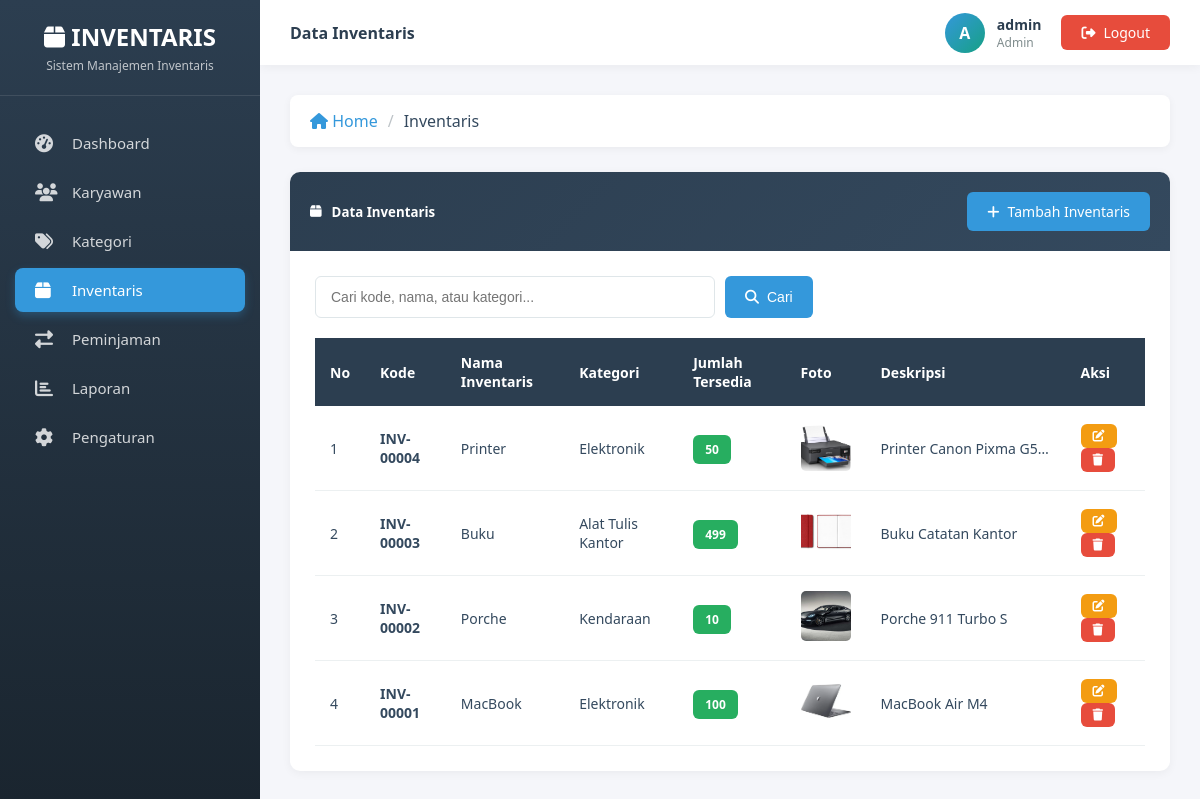
Page /inventaris/index.php (signed in) on the committed database.
### tables this page shows
CREATE TABLE `inventaris` (
  `id` int(11) NOT NULL,
  `kode_inventaris` varchar(20) NOT NULL,
  `nama_inventaris` varchar(100) NOT NULL,
  `kategori_id` int(11) NOT NULL,
  `jumlah_tersedia` int(11) NOT NULL DEFAULT 0,
  `foto` varchar(100) DEFAULT NULL,
  `deskripsi` text DEFAULT NULL
);

CREATE TABLE `kategori` (
  `id` int(11) NOT NULL,
  `nama_kategori` varchar(100) NOT NULL
);

### config/database.php (called while the page is built, shortened)
<?php
class Database {
    private static $instance = null;
    private $conn;
    private function __construct() {
        try {
            $this->conn = new mysqli(
                $_ENV['DB_HOST'],
                $_ENV['DB_USER'],
                $_ENV['DB_PASSWORD'],
                $_ENV['DB_NAME'],
                $_ENV['DB_PORT']
            );
            $this->conn->set_charset("utf8mb4");
        } catch (Exception $e) {
            die("Database Error: " . $e->getMessage());
        }
    }
    public static function getInstance() {
        if (self::$instance === null) {
            self::$instance = new self();
        }
        return self::$instance;
    }
    public function getConnection() {
        return $this->conn;
    }
}
?>

### lib/functions.php (called while the page is built, shortened)
<?php
require_once __DIR__ . '/../config/database.php';
class Functions {
    public function getBasePath() {
        return $_ENV['BASE_PATH'];
    }
}
?>

### lib/auth.php (called while the page is built, shortened)
<?php
require_once __DIR__ . '/../config/database.php';
class Auth {
    public function isLoggedIn() {
        return isset($_SESSION['logged_in']) && $_SESSION['logged_in'] === true;
    }
    public function getUser() {
        if ($this->isLoggedIn()) {
            return [
                'id' => $_SESSION['user_id'],
                'username' => $_SESSION['username'],
                'role' => $_SESSION['role'],
                'departemen' => $_SESSION['departemen']
            ];
        }
        return null;
    }
    public function isAdmin() {
        return isset($_SESSION['role']) && $_SESSION['role'] === 'admin';
    }
}
?>

### inventaris/index.php (the view, shortened to what this page needs)
<?php
$pageTitle = 'Data Inventaris';
$breadcrumbs = [
    ['title' => 'Inventaris', 'url' => '#']
];
require_once __DIR__ . '/../views/header.php';
$db = Database::getInstance()->getConnection();
$search = isset($_GET['search']) ? $db->real_escape_string($_GET['search']) : '';
$query = "SELECT i.*, k.nama_kategori
          FROM inventaris i
          JOIN kategori k ON i.kategori_id = k.id";
$query .= " ORDER BY i.id DESC";
$result = $db->query($query);
?>
<?php include __DIR__ . '/../views/sidebar.php'; ?>
<?php include __DIR__ . '/../views/topnav.php'; ?>
<div class="main-content">
    <?php include __DIR__ . '/../views/breadcrumb.php'; ?>
    <div class="card">
        <div class="card-header">
            <h5><i class="fas fa-box"></i> Data Inventaris</h5>
            <?php if ($auth->isAdmin()): ?>
                <a href="add.php" class="btn btn-primary">
                    <i class="fas fa-plus"></i> Tambah Inventaris
                </a>
            <?php endif; ?>
        </div>
        <div class="card-body">
            <form method="GET" action="" style="margin-bottom: 20px;">
                <div style="display: flex; gap: 10px;">
                    <input type="text" name="search" class="form-control" placeholder="Cari kode, nama, atau kategori..." value="<?php echo htmlspecialchars($search); ?>" style="max-width: 400px;">
                    <button type="submit" class="btn btn-primary">
                        <i class="fas fa-search"></i> Cari
                    </button>
                </div>
            </form>
            <div class="table-responsive">
                <table>
                    <thead>
                        <tr>
                            <th>No</th>
                            <th>Kode</th>
                            <th>Nama Inventaris</th>
                            <th>Kategori</th>
                            <th>Jumlah Tersedia</th>
                            <th>Foto</th>
                            <th>Deskripsi</th>
                            <?php if ($auth->isAdmin()): ?>
                                <th>Aksi</th>
                            <?php endif; ?>
                        </tr>
                    </thead>
                    <tbody>
                        <?php if ($result && $result->num_rows > 0): ?>
                            <?php $no = 1; ?>
                            <?php while ($row = $result->fetch_assoc()): ?>
                                <tr>
                                    <td><?php echo $no++; ?></td>
                                    <td><strong><?php echo htmlspecialchars($row['kode_inventaris']); ?></strong></td>
                                    <td><?php echo htmlspecialchars($row['nama_inventaris']); ?></td>
                                    <td><?php echo htmlspecialchars($row['nama_kategori']); ?></td>
                                    <td>
                                        <span class="badge <?php echo $row['jumlah_tersedia'] == 0 ? 'bg-danger' : ($row['jumlah_tersedia'] <= 5 ? 'bg-warning' : 'bg-success'); ?>">
                                            <?php echo $row['jumlah_tersedia']; ?>
                                        </span>
                                    </td>
                                    <td>
                                        <?php if ($row['foto']): ?>
                                            <img src="<?php echo $basePath; ?>/uploads/<?php echo htmlspecialchars($row['foto']); ?>" alt="Foto" style="width: 50px; height: 50px; object-fit: cover; border-radius: 5px;">
                                        <?php else: ?>
                                            <span style="color: #7f8c8d;">-</span>
                                        <?php endif; ?>
                                    </td>
                                    <td style="max-width: 200px; overflow: hidden; text-overflow: ellipsis; white-space: nowrap;">
                                        <?php echo $row['deskripsi'] ? htmlspecialchars($row['deskripsi']) : '-'; ?>
                                    </td>
                                    <?php if ($auth->isAdmin()): ?>
                                        <td>
                                            <a href="edit.php?id=<?php echo $row['id']; ?>" class="btn btn-sm btn-warning">
                                                <i class="fas fa-edit"></i>
                                            </a>
                                            <a href="delete.php?id=<?php echo $row['id']; ?>" class="btn btn-sm btn-danger" onclick="return confirmDelete()">
                                                <i class="fas fa-trash"></i>
                                            </a>
                                        </td>
                                    <?php endif; ?>
                                </tr>
                            <?php endwhile; ?>
                        <?php endif; ?>
                    </tbody>
                </table>
            </div>
        </div>
    </div>
</div>
<?php include __DIR__ . '/../views/footer.php'; ?>

### views/header.php (shortened to what this page needs)
<?php
require_once __DIR__ . '/../lib/auth.php';
require_once __DIR__ . '/../lib/functions.php';
$auth = new Auth();
$auth->requireLogin();
$func = new Functions();
$basePath = $func->getBasePath();
$user = $auth->getUser();
?>
<!DOCTYPE html>
<html lang="id">
<head>
    <link rel="stylesheet" href="https://cdnjs.cloudflare.com/ajax/libs/font-awesome/6.4.0/css/all.min.css">
    <link rel="stylesheet" href="<?php echo $basePath; ?>/assets/css/style.css">
</head>
<body>

### views/sidebar.php (shortened to what this page needs)
<?php
$currentDir = basename(dirname($_SERVER['PHP_SELF']));
$menuFile = __DIR__ . '/../config/menu.json';
$menuData = json_decode(file_get_contents($menuFile), true);
$menuItems = $menuData[$user['role']] ?? $menuData['pegawai'];
?>
<div class="sidebar" id="sidebar">
    <div class="sidebar-brand">
        <h3><i class="fas fa-box"></i> INVENTARIS</h3>
        <small>Sistem Manajemen Inventaris</small>
    </div>
    <div class="sidebar-menu">
        <?php foreach ($menuItems as $menu): ?>
            <?php
            $isActive = in_array($currentDir, $menu['active']);
            $activeClass = $isActive ? 'active' : '';
            ?>
            <div class="menu-item">
                <a href="<?php echo $basePath . $menu['url']; ?>" class="<?php echo $activeClass; ?>">
                    <i class="<?php echo $menu['icon']; ?>"></i>
                    <span><?php echo $menu['title']; ?></span>
                </a>
            </div>
        <?php endforeach; ?>
    </div>
</div>

### views/topnav.php
<div class="topnav">
    <div class="topnav-left">
        <h4><?php echo isset($pageTitle) ? $pageTitle : 'Dashboard'; ?></h4>
    </div>
    <div class="topnav-right">
        <div class="user-info">
            <div class="user-avatar">
                <?php echo strtoupper(substr($user['username'], 0, 1)); ?>
            </div>
            <div class="user-details">
                <strong><?php echo htmlspecialchars($user['username']); ?></strong>
                <small><?php echo ucfirst($user['role']); ?><?php echo $user['departemen'] ? ' - ' . htmlspecialchars($user['departemen']) : ''; ?></small>
            </div>
        </div>
        <a href="<?php echo $basePath; ?>/logout.php" class="btn-logout" onclick="return confirm('Yakin ingin logout?')">
            <i class="fas fa-sign-out-alt"></i>
            Logout
        </a>
    </div>
</div>

### views/breadcrumb.php
<?php
$breadcrumbs = isset($breadcrumbs) ? $breadcrumbs : [];
?>
<?php if (!empty($breadcrumbs)): ?>
<div class="breadcrumb-custom">
    <ol>
        <li><a href="<?php echo $basePath; ?>/admin/index.php"><i class="fas fa-home"></i> Home</a></li>
        <?php foreach ($breadcrumbs as $index => $crumb): ?>
            <?php if ($index === count($breadcrumbs) - 1): ?>
                <li class="active"><?php echo $crumb['title']; ?></li>
            <?php else: ?>
                <li><a href="<?php echo $crumb['url']; ?>"><?php echo $crumb['title']; ?></a></li>
            <?php endif; ?>
        <?php endforeach; ?>
    </ol>
</div>
<?php endif; ?>

### views/footer.php (shortened to what this page needs)
</body>
</html>

### rows in the picture
inventaris: kode_inventaris "INV-00004", nama_inventaris "Printer", kategori.nama_kategori "Elektronik", jumlah_tersedia "50", foto (picture), deskripsi "Printer Canon Pixma G5…"
inventaris: kode_inventaris "INV-00003", nama_inventaris "Buku", kategori.nama_kategori "Alat Tulis Kantor", jumlah_tersedia "499", foto (picture), deskripsi "Buku Catatan Kantor"
inventaris: kode_inventaris "INV-00002", nama_inventaris "Porche", kategori.nama_kategori "Kendaraan", jumlah_tersedia "10", foto (picture), deskripsi "Porche 911 Turbo S"
inventaris: kode_inventaris "INV-00001", nama_inventaris "MacBook", kategori.nama_kategori "Elektronik", jumlah_tersedia "100", foto (picture), deskripsi "MacBook Air M4"

### other values in the picture
$menu['title'] "Dashboard"
$menu['title'] "Karyawan"
$menu['title'] "Kategori"
$menu['title'] "Inventaris"
$menu['title'] "Peminjaman"
$menu['title'] "Laporan"
$menu['title'] "Pengaturan"
$pageTitle "Data Inventaris"
substr($user['username'], 0, 1) "A"
$user['username'] "admin"
$user['role'] "Admin"
$crumb['title'] "Inventaris"
